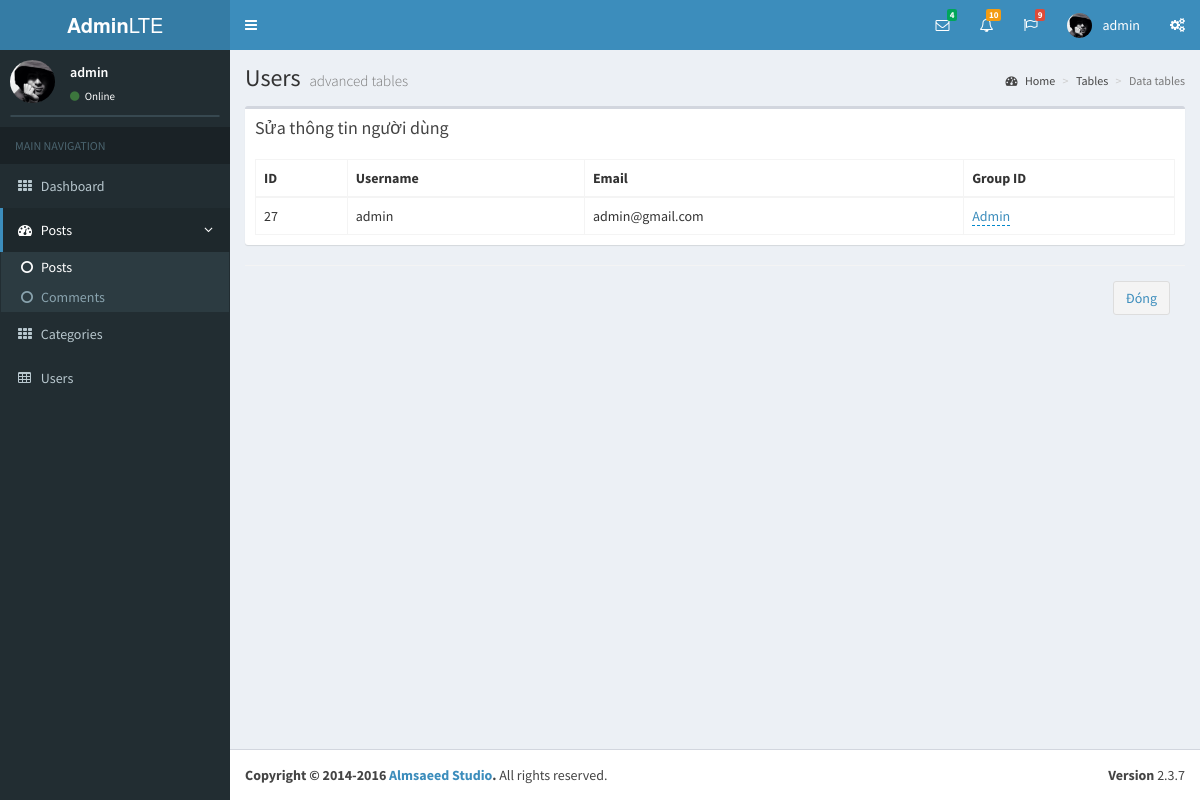
The page /users/edit_user/27 (signed in) on the database its author committed.
### tables this page shows
CREATE TABLE `users`  (
  `user_id` int NOT NULL AUTO_INCREMENT,
  `username` varchar(255) NULL DEFAULT NULL,
  `password` varchar(255) NULL DEFAULT NULL,
  `email` varchar(255) NULL DEFAULT NULL,
  `avatar` varchar(255) NULL DEFAULT NULL,
  `created_at` datetime(0) NULL DEFAULT current_timestamp(0),
  `id_group` int NULL DEFAULT 0,
  `description` text NULL,
  PRIMARY KEY (`user_id`) USING BTREE
);

CREATE TABLE `rule_users`  (
  `id_group` int NOT NULL,
  `rule` text NULL,
  PRIMARY KEY (`id_group`) USING BTREE
);

### application/controller/Users.php (called while the page is built, shortened)
<?php
class Users extends Controller
{
    public function edit_user($user_id)
    {
        $user = $this->model('user')->getUserById($user_id);
        require APP . "view/admin/__templates/header.php";
        require APP . "view/admin/__templates/sidebar.php";
        require APP . "view/admin/edit_user.php";
        require APP . "view/admin/__templates/footer.php";
    }
}

### public/index.php (called while the page is built, shortened)
<?php
$app = new Application();

### application/model/model.php (called while the page is built)
<?php
class Model
{
    public $db;
    function __construct()
    {
        try {
            $this->db = new PDO(DB_TYPE . ':host=' . DB_HOST . ';dbname=' . DB_NAME . ';charset=' . DB_CHARSET, DB_USER, DB_PASS);
            $this->db->setAttribute(\PDO::ATTR_ERRMODE, \PDO::ERRMODE_EXCEPTION);
        } catch(\PDOException $e) {
            echo 'Connection Error: ' . $e->getMessage();
        }
        return $this->db;
    }
}
?>

### application/core/controller.php (called while the page is built, shortened)
<?php
class Controller
{
    public function model($model){
        return new $model;
    }
}

### application/model/user.php (called while the page is built, shortened)
<?php
require_once APP.'model/model.php';
class User extends Model{
    public function getUserById($user_id)
    {
        $sql = "SELECT a.*, b.rule FROM users a INNER JOIN rule_users b ON a.id_group = b.id_group WHERE user_id = $user_id";
        try{
            $query = $this->db->prepare($sql);
            $query->execute();
            return $query->fetch(PDO::FETCH_ASSOC);
        }catch(PDOException $e){
            echo $e->getMessage();
        }
    }
}

### application/view/admin/edit_user.php (the view, shortened to what this page needs)
<div class="content-wrapper">
    <section class="content-header">
        <h1>
            Users
            <small>advanced tables</small>
        </h1>
        <ol class="breadcrumb">
            <li><a href="#"><i class="fa fa-dashboard"></i> Home</a></li>
            <li><a href="#">Tables</a></li>
            <li class="active">Data tables</li>
        </ol>
    </section>
    <section class="content">
        <div class="row">
            <div class="col-xs-12">
                <div class="box">
                    <div class="box-header">
                        <h3 class="box-title">Sửa thông tin người dùng</h3>
                    </div>
                    <div class="box-body">
                        <table id="example2" class="table table-bordered table-hover">
                            <thead>
                            <tr>
                                <th>ID</th>
                                <th>Username</th>
                                <th>Email</th>
                                <th>Group ID</th>
                            </tr>
                            </thead>
                            <tbody>
                            <tr>
                                <td id="user_id"><?php echo $user["user_id"] ?></td>
                                <td><?php echo $user["username"] ?></td>
                                <td><?php echo $user["email"] ?></td>
                                <td><a href="#" id="rule"><?php echo $user["rule"] ?></a></td>
                            </tr>
                            </tbody>
                        </table>
                    </div>
                </div>
                <div class="modal-footer">
                    <button type="button" class="btn btn-default" data-dismiss="modal">
                        <a href="<?php echo URL ?>users/index">Đóng</a>
                    </button>
                </div>
            </div>
        </div>
    </section>
</div>

### rows shown on the page
users: user_id "27", username "admin", email "admin@gmail.com", id_group.rule "Admin"

### other values the page prints
$_SESSION['username'] "admin"
